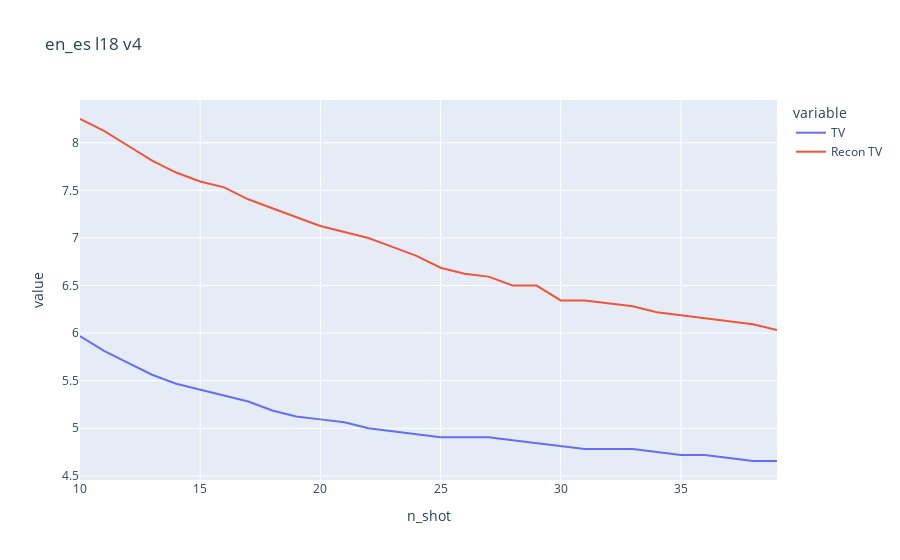

Notebook code cell kept with this figure:
### Code cell
px.line(
    df, x="n_shot", y=["TV", "Recon TV"], title="en_es l18 v4"
)

### Figure 1 — Plotly figure (JSON) as saved in the notebook; plotly's stock layout.template omitted (floating-point values rounded to 4 significant figures)
{"data": [{"hovertemplate": "variable=TV<br>n_shot=%{x}<br>value=%{y}<extra></extra>", "legendgroup": "TV", "line": {"color": "#636efa", "dash": "solid"}, "marker": {"symbol": "circle"}, "mode": "lines", "name": "TV", "orientation": "h", "showlegend": true, "type": "scatter", "x": [10, 11, 12, 13, 14, 15, 16, 17, 18, 19, 20, 21, 22, 23, 24, 25, 26, 27, 28, 29, 30, 31, 32, 33, 34, 35, 36, 37, 38, 39], "xaxis": "x", "y": [5.969, 5.812, 5.688, 5.562, 5.469, 5.406, 5.344, 5.281, 5.188, 5.125, 5.094, 5.062, 5, 4.969, 4.938, 4.906, 4.906, 4.906, 4.875, 4.844, 4.812, 4.781, 4.781, 4.781, 4.75, 4.719, 4.719, 4.688, 4.656, 4.656], "yaxis": "y"}, {"hovertemplate": "variable=Recon TV<br>n_shot=%{x}<br>value=%{y}<extra></extra>", "legendgroup": "Recon TV", "line": {"color": "#EF553B", "dash": "solid"}, "marker": {"symbol": "circle"}, "mode": "lines", "name": "Recon TV", "orientation": "h", "showlegend": true, "type": "scatter", "x": [10, 11, 12, 13, 14, 15, 16, 17, 18, 19, 20, 21, 22, 23, 24, 25, 26, 27, 28, 29, 30, 31, 32, 33, 34, 35, 36, 37, 38, 39], "xaxis": "x", "y": [8.25, 8.125, 7.969, 7.812, 7.688, 7.594, 7.531, 7.406, 7.312, 7.219, 7.125, 7.062, 7, 6.906, 6.812, 6.688, 6.625, 6.594, 6.5, 6.5, 6.344, 6.344, 6.312, 6.281, 6.219, 6.188, 6.156, 6.125, 6.094, 6.031], "yaxis": "y"}], "layout": {"legend": {"title": {"text": "variable"}, "tracegroupgap": 0}, "title": {"text": "en_es l18 v4"}, "xaxis": {"anchor": "y", "domain": [0, 1], "title": {"text": "n_shot"}}, "yaxis": {"anchor": "x", "domain": [0, 1], "title": {"text": "value"}}}}
